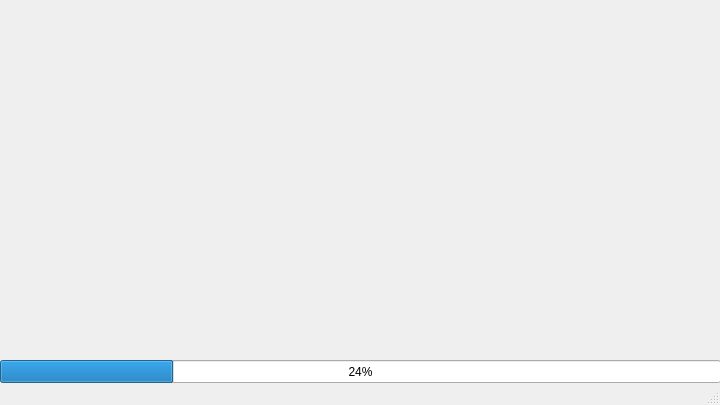
<?xml version="1.0" encoding="UTF-8"?>
<ui version="4.0">
 <class>MainWindow</class>
 <widget class="QMainWindow" name="MainWindow">
  <property name="geometry">
   <rect>
    <x>0</x>
    <y>0</y>
    <width>720</width>
    <height>405</height>
   </rect>
  </property>
  <property name="windowTitle">
   <string>MainWindow</string>
  </property>
  <widget class="QWidget" name="centralwidget">
   <widget class="QProgressBar" name="progressBar">
    <property name="geometry">
     <rect>
      <x>0</x>
      <y>360</y>
      <width>721</width>
      <height>23</height>
     </rect>
    </property>
    <property name="value">
     <number>24</number>
    </property>
   </widget>
  </widget>
  <widget class="QStatusBar" name="statusbar"/>
 </widget>
 <resources/>
 <connections/>
</ui>
